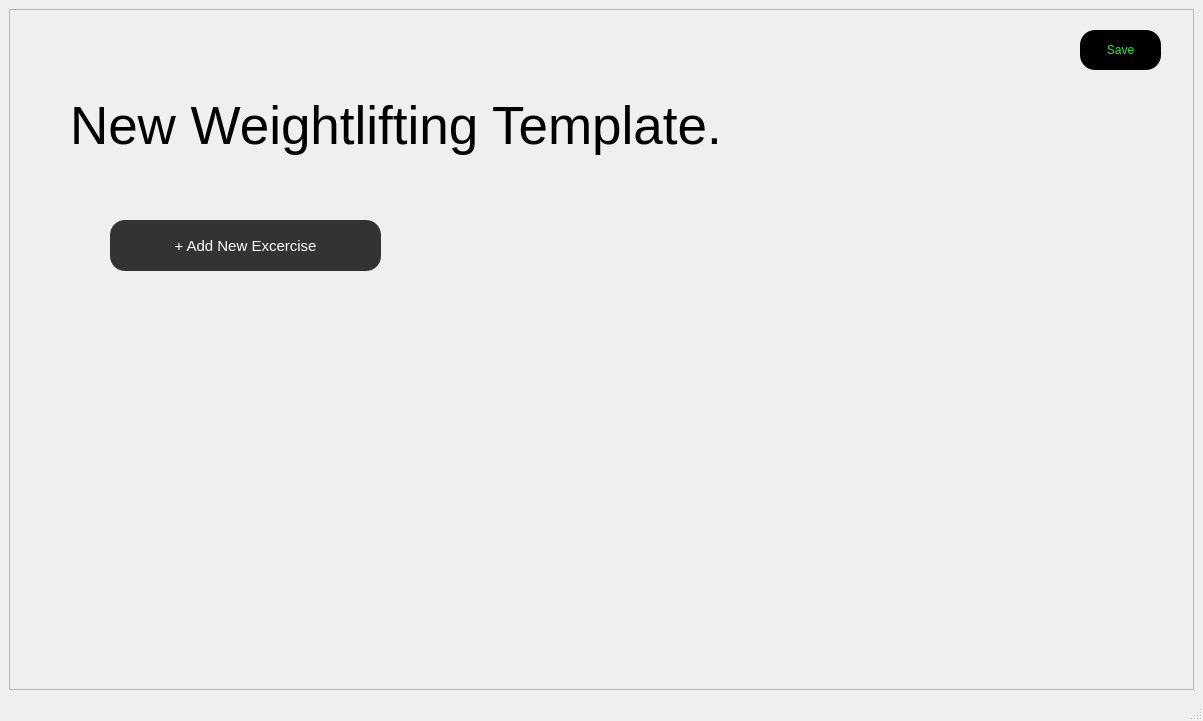
<?xml version="1.0" encoding="UTF-8"?>
<ui version="4.0">
 <class>WeightliftTemplate</class>
 <widget class="QMainWindow" name="WeightliftTemplate">
  <property name="geometry">
   <rect>
    <x>0</x>
    <y>0</y>
    <width>1203</width>
    <height>721</height>
   </rect>
  </property>
  <property name="windowTitle">
   <string>MainWindow</string>
  </property>
  <widget class="QWidget" name="centralwidget">
   <layout class="QVBoxLayout" name="verticalLayout">
    <item>
     <widget class="QScrollArea" name="scrollArea">
      <property name="styleSheet">
       <string notr="true">QScrollBar:vertical {
    background: #333333;          /* Background color of the scrollbar track */
    width: 12px;                  /* Width of the vertical scrollbar */
    border-radius: 15px;          /* Rounded scrollbar edges */
    margin: 0px 3px 0px 3px;      /* Margin to prevent scrollbar from touching edges */
}

QScrollBar::handle:vertical {
    background: black;            /* Color of the draggable handle */
    min-height: 20px;             /* Minimum height of the handle */
    border-radius: 15px;          /* Rounding of the handle */
}

QScrollBar::add-line:vertical, QScrollBar::sub-line:vertical {
    background: none;             /* Remove arrow buttons (optional) */
    height: 0px;
}

QScrollBar::add-page:vertical, QScrollBar::sub-page:vertical {
    background: #333333;          /* Background for empty scrollable area */
}

QScrollBar:horizontal {
    background: #333333;          /* Background color of the scrollbar track */
    height: 12px;                 /* Height of the horizontal scrollbar */
    border-radius: 15px;          /* Rounded scrollbar edges */
    margin: 3px 0px 3px 0px;      /* Margin to prevent scrollbar from touching edges */
}

QScrollBar::handle:horizontal {
    background: black;            /* Color of the draggable handle */
    min-width: 20px;              /* Minimum width of the handle */
    border-radius: 15px;          /* Rounding of the handle */
}

QScrollBar::add-line:horizontal, QScrollBar::sub-line:horizontal {
    background: none;             /* Remove arrow buttons (optional) */
    width: 0px;
}

QScrollBar::add-page:horizontal, QScrollBar::sub-page:horizontal {
    background: #333333;          /* Background for empty scrollable area */
}
</string>
      </property>
      <property name="widgetResizable">
       <bool>true</bool>
      </property>
      <widget class="QWidget" name="scrollAreaWidgetContents">
       <property name="geometry">
        <rect>
         <x>0</x>
         <y>0</y>
         <width>1179</width>
         <height>647</height>
        </rect>
       </property>
       <widget class="QLabel" name="label">
        <property name="geometry">
         <rect>
          <x>60</x>
          <y>70</y>
          <width>851</width>
          <height>91</height>
         </rect>
        </property>
        <property name="font">
         <font>
          <pointsize>40</pointsize>
         </font>
        </property>
        <property name="text">
         <string>New Weightlifting Template.</string>
        </property>
       </widget>
       <widget class="QPushButton" name="pushButton">
        <property name="geometry">
         <rect>
          <x>100</x>
          <y>210</y>
          <width>271</width>
          <height>51</height>
         </rect>
        </property>
        <property name="font">
         <font>
          <pointsize>11</pointsize>
         </font>
        </property>
        <property name="styleSheet">
         <string notr="true">QPushButton {
background-color: #333333;
color: white;
border-radius: 15px;
padding: 10px 20px;
}

QPushButton:hover {
     background-color: #bababa;
color: black;
}</string>
        </property>
        <property name="text">
         <string>+ Add New Excercise</string>
        </property>
       </widget>
       <widget class="QPushButton" name="addNewWorkoutButton">
        <property name="geometry">
         <rect>
          <x>1070</x>
          <y>20</y>
          <width>81</width>
          <height>40</height>
         </rect>
        </property>
        <property name="font">
         <font>
          <pointsize>9</pointsize>
         </font>
        </property>
        <property name="styleSheet">
         <string notr="true">QPushButton {
background-color: #000000;
color: #09f522;
border-radius: 15px;
padding: 10px 20px;
}

QPushButton:hover {
     background-color: #09f522;
color: white;
}</string>
        </property>
        <property name="text">
         <string>Save</string>
        </property>
       </widget>
      </widget>
     </widget>
    </item>
   </layout>
  </widget>
  <widget class="QMenuBar" name="menubar">
   <property name="geometry">
    <rect>
     <x>0</x>
     <y>0</y>
     <width>1203</width>
     <height>25</height>
    </rect>
   </property>
  </widget>
  <widget class="QStatusBar" name="statusbar"/>
 </widget>
 <resources/>
 <connections/>
</ui>
